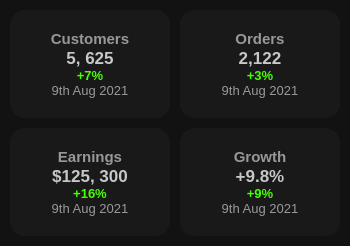
               <widget class="QFrame" name="frame">
                <property name="styleSheet">
                 <string notr="true">background-color: rgb(28, 31, 34);</string>
                </property>
                <property name="frameShape">
                 <enum>QFrame::NoFrame</enum>
                </property>
                <property name="frameShadow">
                 <enum>QFrame::Raised</enum>
                </property>
                <layout class="QHBoxLayout" name="horizontalLayout_6" stretch="0,0">
                 <property name="spacing">
                  <number>0</number>
                 </property>
                 <property name="leftMargin">
                  <number>0</number>
                 </property>
                 <property name="topMargin">
                  <number>0</number>
                 </property>
                 <property name="rightMargin">
                  <number>0</number>
                 </property>
                 <property name="bottomMargin">
                  <number>0</number>
                 </property>
                 <item>
                  <widget class="QFrame" name="frame_4">
                   <property name="minimumSize">
                    <size>
                     <width>350</width>
                     <height>0</height>
                    </size>
                   </property>
                   <property name="maximumSize">
                    <size>
                     <width>350</width>
                     <height>16777215</height>
                    </size>
                   </property>
                   <property name="styleSheet">
                    <string notr="true">background-color: rgb(18, 18, 18);</string>
                   </property>
                   <property name="frameShape">
                    <enum>QFrame::NoFrame</enum>
                   </property>
                   <property name="frameShadow">
                    <enum>QFrame::Raised</enum>
                   </property>
                   <layout class="QGridLayout" name="gridLayout">
                    <property name="leftMargin">
                     <number>10</number>
                    </property>
                    <property name="topMargin">
                     <number>10</number>
                    </property>
                    <property name="rightMargin">
                     <number>10</number>
                    </property>
                    <property name="bottomMargin">
                     <number>10</number>
                    </property>
                    <property name="spacing">
                     <number>10</number>
                    </property>
                    <item row="0" column="0">
                     <widget class="QFrame" name="frame_8">
                      <property name="styleSheet">
                       <string notr="true">QFrame {
	background-color: rgb(25, 25, 25);
	border-radius: 15px;
}

QFrame:hover {
	border: 1px solid rgb(255, 85, 0);
}</string>
                      </property>
                      <property name="frameShape">
                       <enum>QFrame::NoFrame</enum>
                      </property>
                      <property name="frameShadow">
                       <enum>QFrame::Sunken</enum>
                      </property>
                      <layout class="QVBoxLayout" name="verticalLayout_7">
                       <property name="spacing">
                        <number>0</number>
                       </property>
                       <property name="leftMargin">
                        <number>0</number>
                       </property>
                       <property name="topMargin">
                        <number>20</number>
                       </property>
                       <property name="rightMargin">
                        <number>0</number>
                       </property>
                       <property name="bottomMargin">
                        <number>20</number>
                       </property>
                       <item>
                        <widget class="QLabel" name="label_2">
                         <property name="font">
                          <font>
                           <pointsize>11</pointsize>
                           <bold>true</bold>
                          </font>
                         </property>
                         <property name="styleSheet">
                          <string notr="true">QLabel {
	color: rgb(152, 152, 152);
	border: none;
}</string>
                         </property>
                         <property name="text">
                          <string>Customers</string>
                         </property>
                         <property name="alignment">
                          <set>Qt::AlignCenter</set>
                         </property>
                        </widget>
                       </item>
                       <item>
                        <widget class="QLabel" name="label_3">
                         <property name="font">
                          <font>
                           <pointsize>13</pointsize>
                           <bold>true</bold>
                          </font>
                         </property>
                         <property name="styleSheet">
                          <string notr="true">QLabel {
	color: rgb(199, 199, 199);
	border: none;
}</string>
                         </property>
                         <property name="text">
                          <string>5, 625</string>
                         </property>
                         <property name="alignment">
                          <set>Qt::AlignCenter</set>
                         </property>
                        </widget>
                       </item>
                       <item>
                        <widget class="QLabel" name="label_4">
                         <property name="font">
                          <font>
                           <pointsize>10</pointsize>
                           <bold>true</bold>
                          </font>
                         </property>
                         <property name="styleSheet">
                          <string notr="true">QLabel {
	color: rgb(70, 255, 3);
	border: none;
}</string>
                         </property>
                         <property name="text">
                          <string>+7%</string>
                         </property>
                         <property name="alignment">
                          <set>Qt::AlignCenter</set>
                         </property>
                        </widget>
                       </item>
                       <item>
                        <widget class="QLabel" name="label_5">
                         <property name="font">
                          <font>
                           <pointsize>10</pointsize>
                          </font>
                         </property>
                         <property name="styleSheet">
                          <string notr="true">QLabel {
	color: rgb(153, 153, 153);
	border: none;
}
</string>
                         </property>
                         <property name="text">
                          <string>9th Aug 2021</string>
                         </property>
                         <property name="alignment">
                          <set>Qt::AlignCenter</set>
                         </property>
                        </widget>
                       </item>
                      </layout>
                     </widget>
                    </item>
                    <item row="0" column="1">
                     <widget class="QFrame" name="frame_9">
                      <property name="styleSheet">
                       <string notr="true">QFrame {
	background-color: rgb(25, 25, 25);
	border-radius: 15px;
}

QFrame:hover {
	border: 1px solid rgb(255, 85, 0);
}</string>
                      </property>
                      <property name="frameShape">
                       <enum>QFrame::NoFrame</enum>
                      </property>
                      <property name="frameShadow">
                       <enum>QFrame::Raised</enum>
                      </property>
                      <layout class="QVBoxLayout" name="verticalLayout_8">
                       <property name="spacing">
                        <number>0</number>
                       </property>
                       <property name="leftMargin">
                        <number>0</number>
                       </property>
                       <property name="topMargin">
                        <number>20</number>
                       </property>
                       <property name="rightMargin">
                        <number>0</number>
                       </property>
                       <property name="bottomMargin">
                        <number>20</number>
                       </property>
                       <item>
                        <widget class="QLabel" name="label_7">
                         <property name="font">
                          <font>
                           <pointsize>11</pointsize>
                           <bold>true</bold>
                          </font>
                         </property>
                         <property name="styleSheet">
                          <string notr="true">QLabel {
	color: rgb(152, 152, 152);
	border: none;
}</string>
                         </property>
                         <property name="text">
                          <string>Orders</string>
                         </property>
                         <property name="alignment">
                          <set>Qt::AlignCenter</set>
                         </property>
                        </widget>
                       </item>
                       <item>
                        <widget class="QLabel" name="label_6">
                         <property name="font">
                          <font>
                           <pointsize>13</pointsize>
                           <bold>true</bold>
                          </font>
                         </property>
                         <property name="styleSheet">
                          <string notr="true">QLabel {
	color: rgb(199, 199, 199);
	border: none;
}</string>
                         </property>
                         <property name="text">
                          <string>2,122</string>
                         </property>
                         <property name="alignment">
                          <set>Qt::AlignCenter</set>
                         </property>
                        </widget>
                       </item>
                       <item>
                        <widget class="QLabel" name="label_9">
                         <property name="font">
                          <font>
                           <pointsize>10</pointsize>
                           <bold>true</bold>
                          </font>
                         </property>
                         <property name="styleSheet">
                          <string notr="true">QLabel {
	color: rgb(70, 255, 3);
	border: none;
}</string>
                         </property>
                         <property name="text">
                          <string>+3%</string>
                         </property>
                         <property name="alignment">
                          <set>Qt::AlignCenter</set>
                         </property>
                        </widget>
                       </item>
                       <item>
                        <widget class="QLabel" name="label_8">
                         <property name="font">
                          <font>
                           <pointsize>10</pointsize>
                          </font>
                         </property>
                         <property name="styleSheet">
                          <string notr="true">QLabel {
	color: rgb(153, 153, 153);
	border: none;
}
</string>
                         </property>
                         <property name="text">
                          <string>9th Aug 2021</string>
                         </property>
                         <property name="alignment">
                          <set>Qt::AlignCenter</set>
                         </property>
                        </widget>
                       </item>
                      </layout>
                     </widget>
                    </item>
                    <item row="1" column="0">
                     <widget class="QFrame" name="frame_10">
                      <property name="styleSheet">
                       <string notr="true">QFrame {
	background-color: rgb(25, 25, 25);
	border-radius: 15px;
}

QFrame:hover {
	border: 1px solid rgb(255, 85, 0);
}</string>
                      </property>
                      <property name="frameShape">
                       <enum>QFrame::NoFrame</enum>
                      </property>
                      <property name="frameShadow">
                       <enum>QFrame::Raised</enum>
                      </property>
                      <layout class="QVBoxLayout" name="verticalLayout_9">
                       <property name="spacing">
                        <number>0</number>
                       </property>
                       <property name="leftMargin">
                        <number>0</number>
                       </property>
                       <property name="topMargin">
                        <number>20</number>
                       </property>
                       <property name="rightMargin">
                        <number>0</number>
                       </property>
                       <property name="bottomMargin">
                        <number>20</number>
                       </property>
                       <item>
                        <widget class="QLabel" name="label_11">
                         <property name="font">
                          <font>
                           <pointsize>11</pointsize>
                           <bold>true</bold>
                          </font>
                         </property>
                         <property name="styleSheet">
                          <string notr="true">QLabel {
	color: rgb(152, 152, 152);
	border: none;
}</string>
                         </property>
                         <property name="text">
                          <string>Earnings</string>
                         </property>
                         <property name="alignment">
                          <set>Qt::AlignCenter</set>
                         </property>
                        </widget>
                       </item>
                       <item>
                        <widget class="QLabel" name="label_10">
                         <property name="font">
                          <font>
                           <pointsize>13</pointsize>
                           <bold>true</bold>
                          </font>
                         </property>
                         <property name="styleSheet">
                          <string notr="true">QLabel {
	color: rgb(199, 199, 199);
	border: none;
}</string>
                         </property>
                         <property name="text">
                          <string>$125, 300</string>
                         </property>
                         <property name="alignment">
                          <set>Qt::AlignCenter</set>
                         </property>
                        </widget>
                       </item>
                       <item>
                        <widget class="QLabel" name="label_13">
                         <property name="font">
                          <font>
                           <pointsize>10</pointsize>
                           <bold>true</bold>
                          </font>
                         </property>
                         <property name="styleSheet">
                          <string notr="true">QLabel {
	color: rgb(70, 255, 3);
	border: none;
}</string>
                         </property>
                         <property name="text">
                          <string>+16%</string>
                         </property>
                         <property name="alignment">
                          <set>Qt::AlignCenter</set>
                         </property>
                        </widget>
                       </item>
                       <item>
                        <widget class="QLabel" name="label_12">
                         <property name="font">
                          <font>
                           <pointsize>10</pointsize>
                          </font>
                         </property>
                         <property name="styleSheet">
                          <string notr="true">QLabel {
	color: rgb(153, 153, 153);
	border: none;
}
</string>
                         </property>
                         <property name="text">
                          <string>9th Aug 2021</string>
                         </property>
                         <property name="alignment">
                          <set>Qt::AlignCenter</set>
                         </property>
                        </widget>
                       </item>
                      </layout>
                     </widget>
                    </item>
                    <item row="1" column="1">
                     <widget class="QFrame" name="frame_11">
                      <property name="styleSheet">
                       <string notr="true">QFrame {
	background-color: rgb(25, 25, 25);
	border-radius: 15px;
}

QFrame:hover {
	border: 1px solid rgb(255, 85, 0);
}</string>
                      </property>
                      <property name="frameShape">
                       <enum>QFrame::NoFrame</enum>
                      </property>
                      <property name="frameShadow">
                       <enum>QFrame::Raised</enum>
                      </property>
                      <layout class="QVBoxLayout" name="verticalLayout_10">
                       <property name="spacing">
                        <number>0</number>
                       </property>
                       <property name="leftMargin">
                        <number>0</number>
                       </property>
                       <property name="topMargin">
                        <number>20</number>
                       </property>
                       <property name="rightMargin">
                        <number>0</number>
                       </property>
                       <property name="bottomMargin">
                        <number>20</number>
                       </property>
                       <item>
                        <widget class="QLabel" name="label_15">
                         <property name="font">
                          <font>
                           <pointsize>11</pointsize>
                           <bold>true</bold>
                          </font>
                         </property>
                         <property name="styleSheet">
                          <string notr="true">QLabel {
	color: rgb(152, 152, 152);
	border: none;
}</string>
                         </property>
                         <property name="text">
                          <string>Growth</string>
                         </property>
                         <property name="alignment">
                          <set>Qt::AlignCenter</set>
                         </property>
                        </widget>
                       </item>
                       <item>
                        <widget class="QLabel" name="label_14">
                         <property name="font">
                          <font>
                           <pointsize>13</pointsize>
                           <bold>true</bold>
                          </font>
                         </property>
                         <property name="styleSheet">
                          <string notr="true">QLabel {
	color: rgb(199, 199, 199);
	border: none;
}</string>
                         </property>
                         <property name="text">
                          <string>+9.8%</string>
                         </property>
                         <property name="alignment">
                          <set>Qt::AlignCenter</set>
                         </property>
                        </widget>
                       </item>
                       <item>
                        <widget class="QLabel" name="label_17">
                         <property name="font">
                          <font>
                           <pointsize>10</pointsize>
                           <bold>true</bold>
                          </font>
                         </property>
                         <property name="styleSheet">
                          <string notr="true">QLabel {
	color: rgb(70, 255, 3);
	border: none;
}</string>
                         </property>
                         <property name="text">
                          <string>+9%</string>
                         </property>
                         <property name="alignment">
                          <set>Qt::AlignCenter</set>
                         </property>
                        </widget>
                       </item>
                       <item>
                        <widget class="QLabel" name="label_16">
                         <property name="font">
                          <font>
                           <pointsize>10</pointsize>
                          </font>
                         </property>
                         <property name="styleSheet">
                          <string notr="true">QLabel {
	color: rgb(153, 153, 153);
	border: none;
}
</string>
                         </property>
                         <property name="text">
                          <string>9th Aug 2021</string>
                         </property>
                         <property name="alignment">
                          <set>Qt::AlignCenter</set>
                         </property>
                        </widget>
                       </item>
                      </layout>
                     </widget>
                    </item>
                   </layout>
                  </widget>
                 </item>
                 <item>
                  <widget class="QFrame" name="frame_5">
                   <property name="styleSheet">
                    <string notr="true">background-color: rgb(34, 34, 34);</string>
                   </property>
                   <property name="frameShape">
                    <enum>QFrame::NoFrame</enum>
                   </property>
                   <property name="frameShadow">
                    <enum>QFrame::Raised</enum>
                   </property>
                   <layout class="QVBoxLayout" name="verticalLayout_11">
                    <property name="spacing">
                     <number>0</number>
                    </property>
                    <property name="leftMargin">
                     <number>0</number>
                    </property>
                    <property name="topMargin">
                     <number>0</number>
                    </property>
                    <property name="rightMargin">
                     <number>0</number>
                    </property>
                    <property name="bottomMargin">
                     <number>0</number>
                    </property>
                    <item>
                     <widget class="QFrame" name="frame_13">
                      <property name="styleSheet">
                       <string notr="true">background-color: rgb(25, 25, 25);</string>
                      </property>
                      <property name="frameShape">
                       <enum>QFrame::NoFrame</enum>
                      </property>
                      <property name="frameShadow">
                       <enum>QFrame::Raised</enum>
                      </property>
                      <layout class="QHBoxLayout" name="horizontalLayout_8">
                       <property name="spacing">
                        <number>0</number>
                       </property>
                       <property name="leftMargin">
                        <number>0</number>
                       </property>
                       <property name="topMargin">
                        <number>0</number>
                       </property>
                       <property name="rightMargin">
                        <number>0</number>
                       </property>
                       <property name="bottomMargin">
                        <number>0</number>
                       </property>
                       <item>
                        <layout class="QVBoxLayout" name="plotCard"/>
                       </item>
                      </layout>
                     </widget>
                    </item>
                   </layout>
                  </widget>
                 </item>
                </layout>
               </widget>
